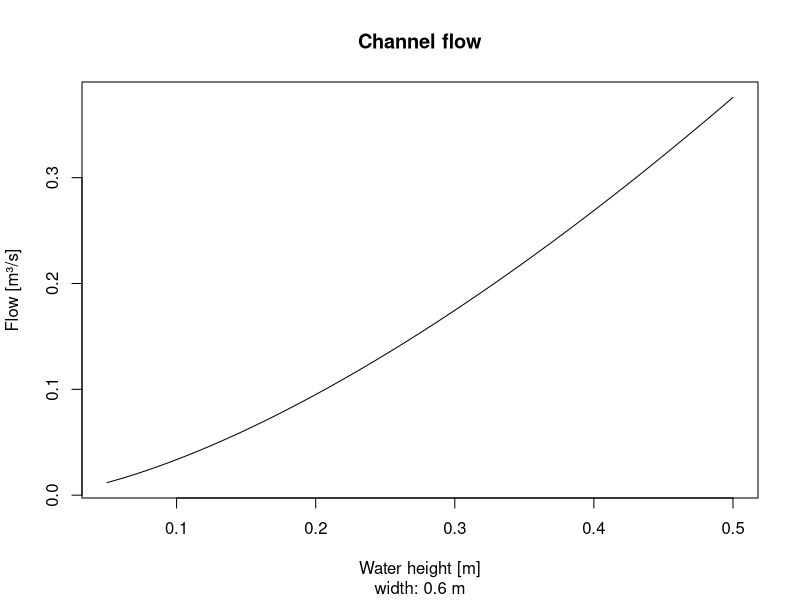

Recreate this plot in R.
## Channel flow

## Measurements
b <- 0.6 # Width

## Constant
Cd <- 0.6 # approximation

## Question 1
h <- 100 / 1000 # Height in m
q <- (2/3) * Cd * sqrt(2 * 9.81) * b * h^(3/2)  # m3 / s
q

## Question 2
h <- c(150, 136, 75) / 1000 # Create a vector
q <- (2/3) * Cd * sqrt(2 * 9.81) * b * h^(3/2)
mean(q) * 1000 # Convert to l/s

## Question 3
h <- (50:500) / 1000 # Create a vector
q <- (2/3) * Cd * sqrt(2 * 9.81) * b * h^(3/2)
q


(2/3) * Cd * sqrt(2 * 9.81) * b * h^3/2

## Enhanced code
plot(h, q, type = "l", 
     main = "Channel flow",
     sub = paste("width:", b, "m"), 
     xlab = "Water height [m]", ylab = "Flow [m³/s]")

## Fancy version using a function
kindsvater_carter <- function(b, h, Cd = 0.6) {
    (2/3) * Cd * sqrt(2 * 9.81) * b * h^(3/2)
}

kindsvater_carter(0.6, 0.1)
